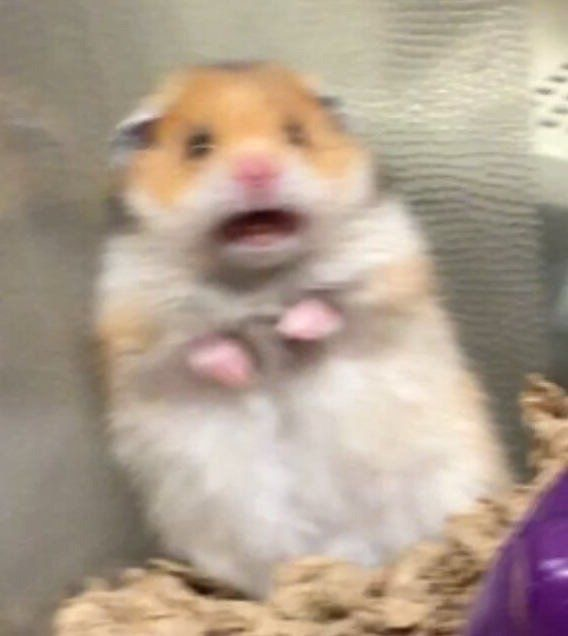
#> input picture Lab1_PartB_22BI13173_NguyenMinhHoang/IMG_0297.JPG, 568 x 636 px, found by its file name
$ python B2.py
#> lines starting #> are read from the running program, lines starting #| are printed output that depends on the picture
import cv2
import matplotlib.pyplot as pt
import numpy as np

img = cv2.imread('IMG_0297.JPG')
#> img is the input picture: shape (636, 568, 3); mean B, G, R 143, 159.1, 175.5
gray = cv2.cvtColor(img, cv2.COLOR_BGR2GRAY)
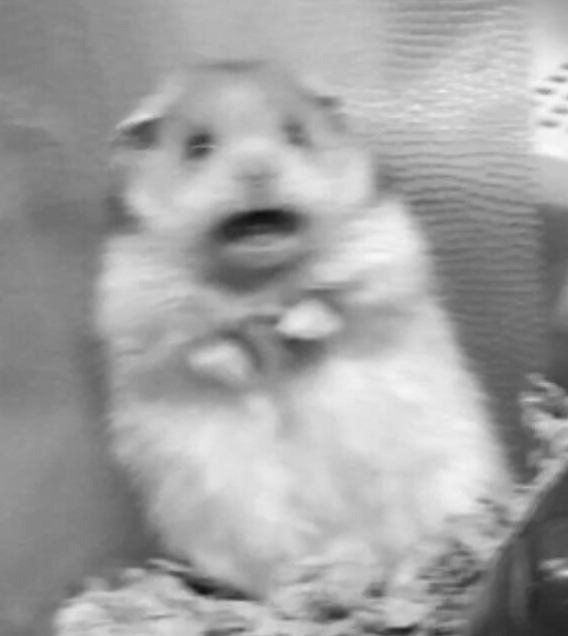
#> gray: shape (636, 568); min 14, max 251, mean 162.2
cv2.imshow('original', gray)

def change(im, a, b):
#> called with a = 1, b = 50
    c = np.zeros(im.shape, dtype=np.uint8)
    for i in range(len(im)):
        for j in range(len(im[i])):
            pix = a * im[i][j] + b
            if pix > 255:
                pix = 255
            if pix < 0:
                pix = 0
            c[i][j] = int(pix)
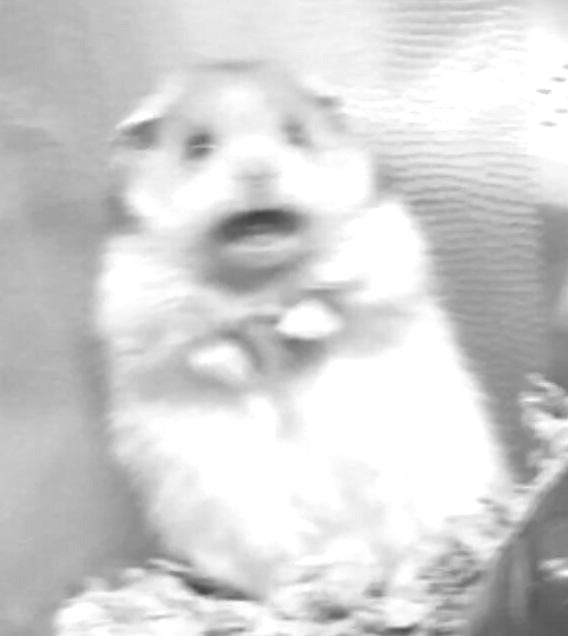
#> c: shape (636, 568); min 64, max 255, mean 209.8
    return c

p1 = change(gray, 1.0, 50) #Brightness increases because pixel values become larger. Contrast stays almost the same because a=1.0.
H1 = [0] * 256
for row in p1:
    for p in row:
        H1[p] += 1
#> after the loop, H1 = 256 values, max 61493 at index 255, min 0 at index 0, mean 1411.1
cv2.imshow('(1.0,50)', p1)
print(H1)
#> (printed output is left out)
pt.bar(range(256), H1)
pt.show()
#> figure, not shown here; tallest bar 61493 high, from x = 254.6 to 255.4

p2 = change(gray, 1.0, -50) #Brightness decreases because pixel values become smaller. Contrast stays almost the same because a=1.0.
#> call 2 of change, with a = 1, b = -50
#> after the loop in change (call 2), `for i in range(len(im)):`:
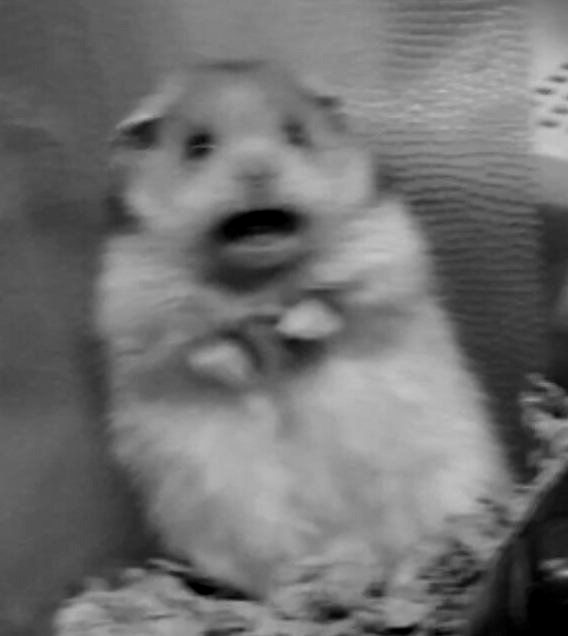
#> c: shape (636, 568); min 0, max 201, mean 112.2
H2 = [0] * 256
for row in p2:
    for p in row:
        H2[p] += 1
#> after the loop, H2 = 256 values, max 5265 at index 83, min 0 at index 202, mean 1411.1
cv2.imshow('(1.0,-50)', p2)
print(H2)
#> (printed output is left out)
pt.bar(range(256), H2)
pt.show()
#> figure, not shown here; tallest bar 5265 high, from x = 82.6 to 83.4

p3 = change(gray, 1.5, 0) #Contrast increases because the difference between dark and bright pixels becomes larger. Brightness is almost unchanged because b=0.
#> call 3 of change, with a = 1.5, b = 0
#> after the loop in change (call 3), `for i in range(len(im)):`:
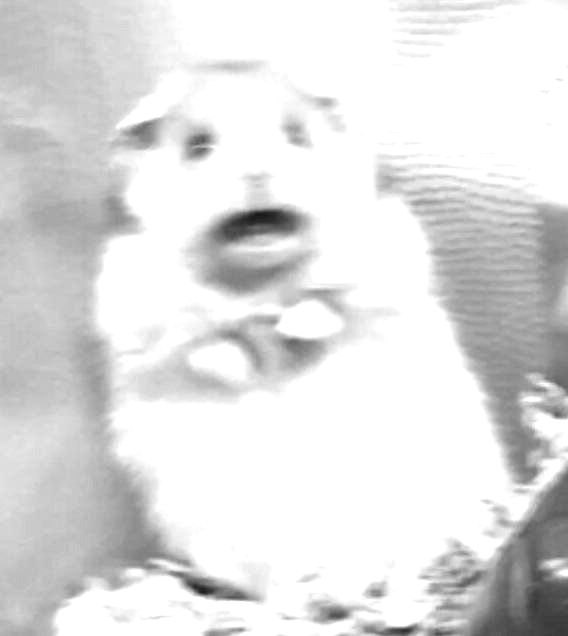
#> c: shape (636, 568); min 21, max 255, mean 222.8
H3 = [0] * 256
for row in p3:
    for p in row:
        H3[p] += 1
#> after the loop, H3 = 256 values, max 170688 at index 255, min 0 at index 0, mean 1411.1
cv2.imshow('(1.5,0)', p3)
print(H3)
#> (printed output is left out)
pt.bar(range(256), H3)
pt.show()
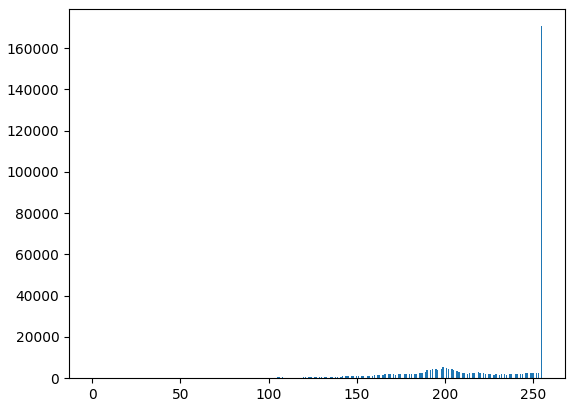
#> figure drawn by matplotlib, 1 panel; tallest bar 170688 high, from x = 254.6 to 255.4

p4 = change(gray, 0.5, 0) #Contrast decreases because the difference between dark and bright pixels becomes smaller. Brightness is almost unchanged because b=0.
#> call 4 of change, with a = 0.5, b = 0
#> after the loop in change (call 4), `for i in range(len(im)):`:
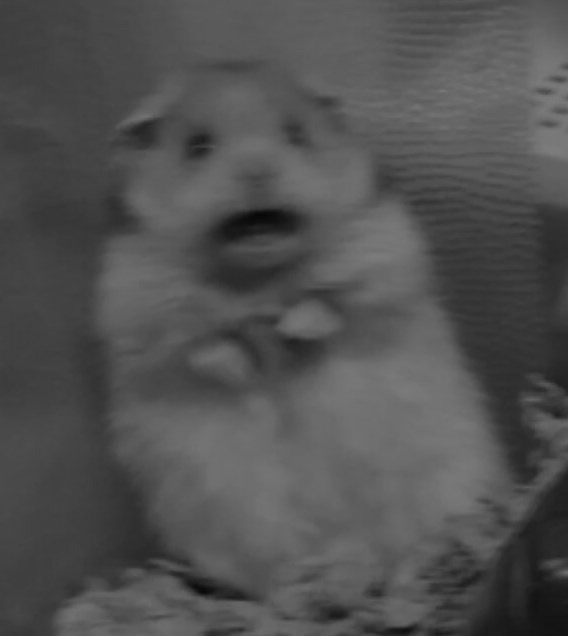
#> c: shape (636, 568); min 7, max 125, mean 80.8
H4 = [0] * 256
for row in p4:
    for p in row:
        H4[p] += 1
#> after the loop, H4 = 256 values, max 9953 at index 66, min 0 at index 0, mean 1411.1
cv2.imshow('(0.5,0)', p4)
print(H4)
#> (printed output is left out)
pt.bar(range(256), H4)
pt.show()
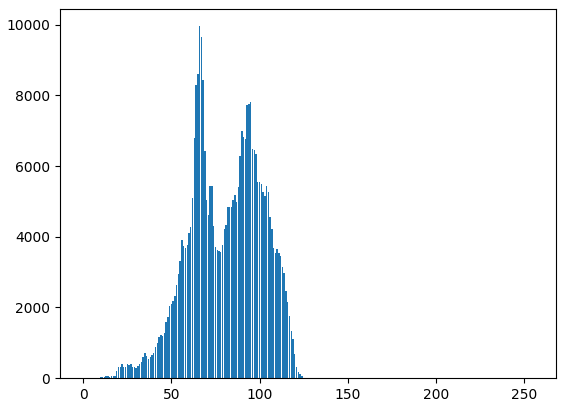
#> figure drawn by matplotlib, 1 panel; tallest bar 9953 high, from x = 65.6 to 66.4

cv2.waitKey(0)
cv2.destroyAllWindows()
